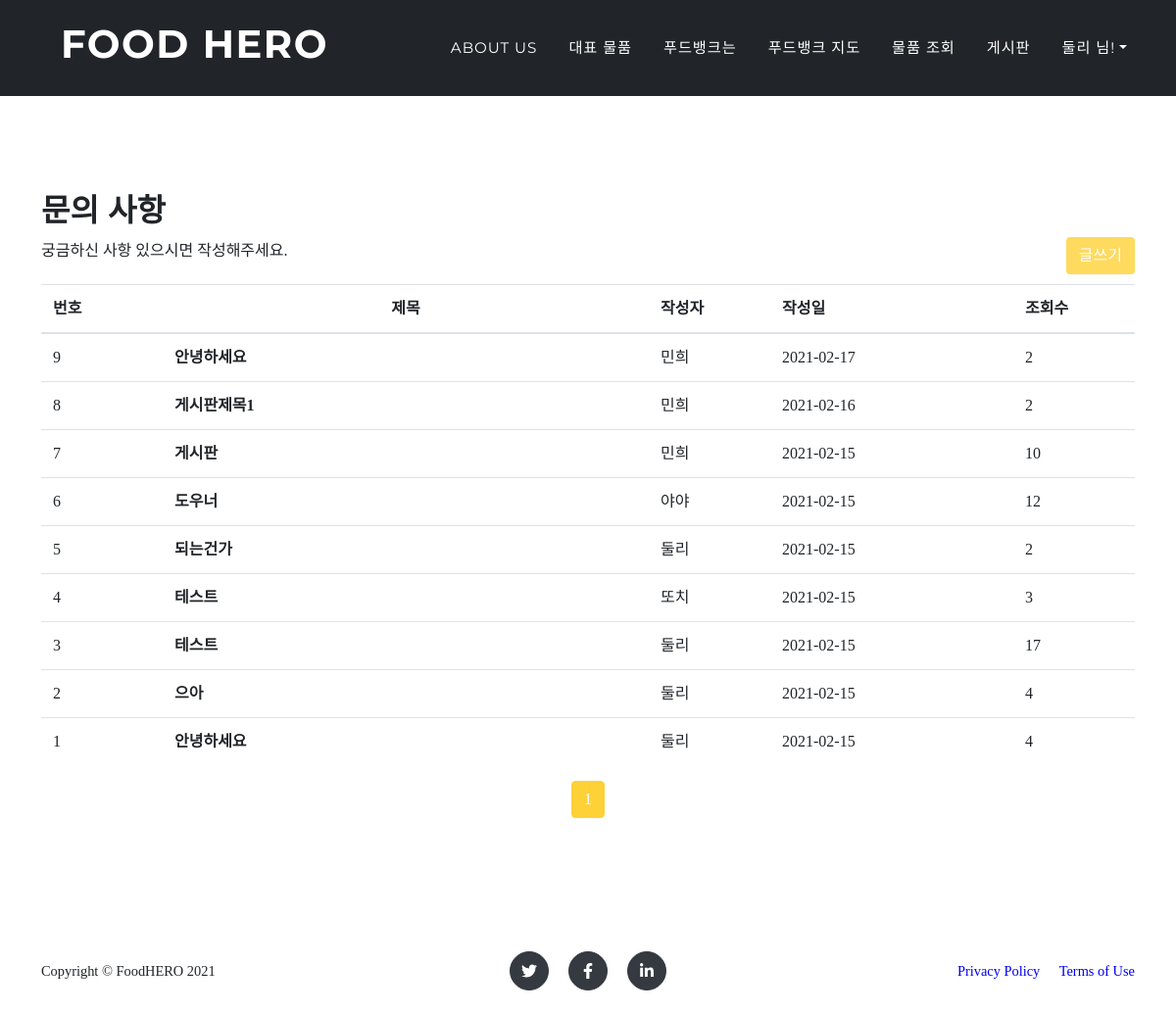
The app's page /mainapp/board/ (signed in) with its own data.
### mainapp/models.py (models this page shows, shortened)
class Board(models.Model):
    writer = models.ForeignKey(Users, on_delete=models.CASCADE)
    title = models.TextField()
    content = models.TextField()
    writedate = models.DateTimeField(auto_now_add=True)
    cnt = models.IntegerField(default=0)
    like = models.IntegerField(default=0)

### accountapp/models.py (models this page shows)
class Users(models.Model):
    useremail = models.EmailField(max_length=30, primary_key=True, verbose_name="이메일(아이디)")
    username = models.CharField(max_length=12, verbose_name="사용자 이름")
    password = models.CharField(max_length=12, verbose_name="비밀 번호")

### mainapp/views.py (the view)
# urls.py: path('board/', views.board, name='board'),
def board(request):
    context={}
    if 'user' in request.session:
        context['user_name']=request.session.get('user')
    if 'error' in request.session:
        context['error']=request.session.get('error')
        del request.session['error']
    if request.method == "POST":
        title=request.POST['title']
        content=request.POST['content']
        if 'user' in request.session:
            writer=request.session['email']
            board=Board(writer_id=writer,title=title,content=content)
            board.save()
            return redirect('board')
        else:
            return redirect('/mainapp/board/?err='+"먼저 로그인을 해주세요.")
    else:
        page = int(request.GET.get('page', 1))
        board=Board.objects.all()
        board=board.order_by('-writedate')
        paginator = Paginator(board, 10)
        pagelist = paginator.get_page(page)
        position = page - 1
        visible_page = 5
        R = position // visible_page
        visible_list = []
        for i in range((R * visible_page) + 1, ((R + 1) * visible_page) + 1):
            if i > paginator.num_pages: break
            visible_list.append(i)
        context['Board']=pagelist
        context['total']=visible_list
        context['current']=page
        return render(request,'board.html',context)

### mainapp/templates/board.html (shortened to what this page needs)
{% extends 'base.html' %}
{% load static %}
{% block content %}
<body id="page-top">
        <nav class="navbar navbar-expand-lg navbar-dark fixed-top" style="background-color: #212529" id="mainNav">
            <div class="container">
                <a class="navbar-brand js-scroll-trigger" href="{% url 'home'%}#page-top"><h1 style="color:white; float:left; margin-left:20px; ">Food HERO</h1></a>
                <div class="collapse navbar-collapse" id="navbarResponsive">
                    <ul class="navbar-nav text-uppercase ml-auto">
                        <li class="nav-item"><a class="nav-link js-scroll-trigger" href="{% url 'home'%}#aboutus">About Us</a></li>
                        <li class="nav-item"><a class="nav-link js-scroll-trigger" href="{% url 'home'%}#portfolio">대표 물품</a></li>
                        <li class="nav-item"><a class="nav-link js-scroll-trigger" href="{% url 'home'%}#foodmap">푸드뱅크는</a></li>
                        <li class="nav-item"><a class="nav-link js-scroll-trigger" href="{% url 'foodBankMap' %}">푸드뱅크 지도</a></li>
                        <li class="nav-item"><a class="nav-link js-scroll-trigger" href="{% url 'centerItem' %}">물품 조회</a></li>
                        <li class="nav-item"><a class="nav-link js-scroll-trigger" href="{% url 'board' %}">게시판</a></li>
                        {% if user_name %}
						<li class="nav-item dropdown"><a class="nav-link dropdown-toggle" href="#" data-toggle="dropdown" onclick="return false;">{{user_name}} 님!</a>
						</li>
					  {% else %}
						<li class="nav-item"><a class="nav-link" href="{% url 'login'%}?next={{request.get_full_path}}">Log in</a></li>
					  {% endif %}
                    </ul>
                </div>
            </div>
        </nav>
<section class="page-section">
    <div class="container" style="margin-top:100px;">
        <h2>문의 사항</h2>
        <div>
            <p style="display:inline;">궁금하신 사항 있으시면 작성해주세요.</p>
            <button id="write_button" style="float:right; margin-bottom:10px; background-color:#fed136; color:white; opacity:0.8;" type="button" class="btn">글쓰기</button>
        </div>
        <table class="table table-hover">
            <thead>
                <tr>
                    <th style="width:10%;">번호</th>
                    <th style="width:40%; text-align:center;">제목</th>
                    <th style="width:10%;">작성자</th>
                    <th style="width:20%;">작성일</th>
                    <th style="width:10%;">조회수</th>
                </tr>
            </thead>
            <tbody>
                {% for data in Board%}
                <tr onclick="view({{data.id}})">
                    <td>{{data.id}}</td>
                    <td style="font-weight:bolder;">{{data.title}}</td>
                    <td>{{data.writer.username}}</td>
                    <td>{{data.writedate |date:"Y-m-d" }}</td>
                    <td>{{data.cnt}}</td>
                </tr>
                {% endfor %}
            </tbody>
        </table>
    </div>
        <ul class="pagination justify-content-center">
            {% for i in total%}
              {% if i == current %}
                <li class="page-item active"  ><a class="page-link" style="background-color:#fed136; border-color:#fed136;" href="?page={{i}}">{{i}}</a></li>
              {% else %}
                <li class="page-item"><a class="page-link" style="color:black;"  href="?page={{i}}">{{i}}</a></li>
              {% endif %}
            {% endfor %}
        </ul>
</section>
{% endblock %}

### FOODBANKproject/templates/base.html (style rules this page uses)
body { font-family : "서울한강체" ; }
div { font-family : "서울한강체" ; }

### records on screen
Board: id "9", title "안녕하세요", writer.username "민희", writedate "2021-02-17", cnt "2"
Board: id "8", title "게시판제목1", writer.username "민희", writedate "2021-02-16", cnt "2"
Board: id "7", title "게시판", writer.username "민희", writedate "2021-02-15", cnt "10"
Board: id "6", title "도우너", writer.username "야야", writedate "2021-02-15", cnt "12"
Board: id "5", title "되는건가", writer.username "둘리", writedate "2021-02-15", cnt "2"
Board: id "4", title "테스트", writer.username "또치", writedate "2021-02-15", cnt "3"
Board: id "3", title "테스트", writer.username "둘리", writedate "2021-02-15", cnt "17"
Board: id "2", title "으아", writer.username "둘리", writedate "2021-02-15", cnt "4"
Board: id "1", title "안녕하세요", writer.username "둘리", writedate "2021-02-15", cnt "4"

### other values on screen
{{ user_name }} "둘리"
{{ i }} "1"
